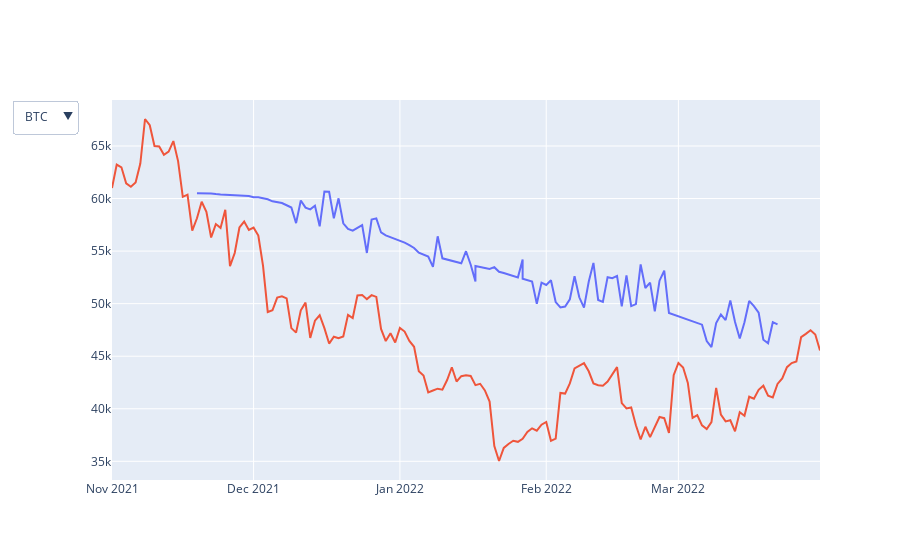

Notebook source saved alongside this figure:
### Code cell
def dropdown():
    buttons = []
    fig = go.Figure()
    df_merged = get_predication('BTC',"2022-03-31")
    df_btc_daily = get_real_price('BTC','2021-11-01',"2022-03-31")
    fig.add_trace(go.Scatter(x = df_merged['Predication_date'], y = df_merged['Values_median'],
                            name='Predication'))
    fig.add_trace(go.Scatter(x = df_btc_daily['Date'], y = df_btc_daily['Price'],
                            name = 'Real price'))
    for symbol in symbol_list[:5]:
        for month in ['2022-03-31']:
            df_merged = get_predication(symbol,month)
            df_btc_daily = get_real_price(symbol,'2021-11-01',month)
            buttons.append(dict(method='restyle',
                            label=symbol,
                            visible=True,
                            args=[{'y':[df_merged['Values_median'],df_btc_daily['Price']],
                                   'x':[df_merged['Predication_date'],df_btc_daily['Date']],
                                   'type':'scatter',
                                  'title': ['Predication','Real price']}
                                 
                                 ]))
                            


    updatemenu = []
    your_menu = dict()
    updatemenu.append(your_menu)
    updatemenu[0]['buttons'] = buttons
    updatemenu[0]['direction'] = 'down'
    updatemenu[0]['showactive'] = True

    fig.update_layout(showlegend=False, updatemenus=updatemenu)
    fig.show()
dropdown()

### Figure 1 — Plotly figure (JSON) as saved in the notebook; plotly's stock layout.template omitted (floating-point values rounded to 4 significant figures; data arrays with more than 128 entries replaced by an {"elided": "..."} marker saying what was removed)
{"data": [{"name": "Predication", "type": "scatter", "x": ["2021-11-19T00:00:00", "2021-11-20T00:00:00", "2021-11-21T00:00:00", "2021-11-22T00:00:00", "2021-11-23T00:00:00", "2021-11-24T00:00:00", "2021-11-30T00:00:00", "2021-12-01T00:00:00", "2021-12-02T00:00:00", "2021-12-03T00:00:00", "2021-12-04T00:00:00", "2021-12-05T00:00:00", "2021-12-06T00:00:00", "2021-12-07T00:00:00", "2021-12-08T00:00:00", "2021-12-09T00:00:00", "2021-12-10T00:00:00", "2021-12-11T00:00:00", "2021-12-12T00:00:00", "2021-12-13T00:00:00", "2021-12-14T00:00:00", "2021-12-15T00:00:00", "2021-12-16T00:00:00", "2021-12-17T00:00:00", "2021-12-18T00:00:00", "2021-12-19T00:00:00", "2021-12-20T00:00:00", "2021-12-21T00:00:00", "2021-12-22T00:00:00", "2021-12-22T00:00:00", "2021-12-24T00:00:00", "2021-12-25T00:00:00", "2021-12-26T00:00:00", "2021-12-27T00:00:00", "2021-12-28T00:00:00", "2021-12-29T00:00:00", "2021-12-31T00:00:00", "2022-01-01T00:00:00", "2022-01-02T00:00:00", "2022-01-03T00:00:00", "2022-01-04T00:00:00", "2022-01-05T00:00:00", "2022-01-06T00:00:00", "2022-01-07T00:00:00", "2022-01-08T00:00:00", "2022-01-09T00:00:00", "2022-01-10T00:00:00", "2022-01-11T00:00:00", "2022-01-12T00:00:00", "2022-01-13T00:00:00", "2022-01-14T00:00:00", "2022-01-15T00:00:00", "2022-01-16T00:00:00", "2022-01-17T00:00:00", "2022-01-17T00:00:00", "2022-01-19T00:00:00", "2022-01-20T00:00:00", "2022-01-21T00:00:00", "2022-01-22T00:00:00", "2022-01-23T00:00:00", "2022-01-24T00:00:00", "2022-01-25T00:00:00", "2022-01-26T00:00:00", "2022-01-27T00:00:00", "2022-01-27T00:00:00", "2022-01-29T00:00:00", "2022-01-30T00:00:00", "2022-01-31T00:00:00", "2022-02-01T00:00:00", "2022-02-02T00:00:00", "2022-02-03T00:00:00", "2022-02-04T00:00:00", "2022-02-05T00:00:00", "2022-02-06T00:00:00", "2022-02-07T00:00:00", "2022-02-08T00:00:00", "2022-02-09T00:00:00", "2022-02-10T00:00:00", "2022-02-11T00:00:00", "2022-02-12T00:00:00", "2022-02-13T00:00:00", "2022-02-14T00:00:00", "2022-02-15T00:00:00", "2022-02-16T00:00:00", "2022-02-17T00:00:00", "2022-02-18T00:00:00", "2022-02-19T00:00:00", "2022-02-20T00:00:00", "2022-02-21T00:00:00", "2022-02-22T00:00:00", "2022-02-23T00:00:00", "2022-02-24T00:00:00", "2022-02-25T00:00:00", "2022-02-26T00:00:00", "2022-02-27T00:00:00", "2022-03-06T00:00:00", "2022-03-07T00:00:00", "2022-03-08T00:00:00", "2022-03-09T00:00:00", "2022-03-10T00:00:00", "2022-03-11T00:00:00", "2022-03-12T00:00:00", "2022-03-13T00:00:00", "2022-03-14T00:00:00", "2022-03-15T00:00:00", "2022-03-16T00:00:00", "2022-03-17T00:00:00", "2022-03-18T00:00:00", "2022-03-19T00:00:00", "2022-03-20T00:00:00", "2022-03-21T00:00:00", "2022-03-22T00:00:00"], "y": [60510.0, 60510.0, 60520.0, 60490.0, 60430.0, 60390.0, 60240.0, 60130.0, 60110.0, 60050.0, 59930.0, 59730.0, 59680.0, 59570.0, 59360.0, 59150.0, 57660.0, 59820.0, 59130.0, 58970.0, 59310.0, 57350.0, 60660.0, 60640.0, 58120.0, 60020.0, 57650.0, 57120.0, 56950.0, 56950.0, 57470.0, 54820.0, 58000.0, 58120.0, 56770.0, 56500.0, 56160.0, 56020.0, 55800.0, 55560.0, 55300.0, 54840.0, 54660.0, 54480.0, 53490.0, 56410.0, 54310.0, 54210.0, 54040.0, 54000, 53840.0, 54990.0, 53700.0, 52120.0, 53570.0, 53400.0, 53310.0, 53470.0, 53030.0, 52920.0, 52790.0, 52620.0, 52500, 54200.0, 52360.0, 52100.0, 49990.0, 52000, 51770.0, 52220.0, 50150.0, 49630.0, 49720.0, 50410.0, 52600.0, 50600.0, 49620.0, 52090.0, 53880.0, 50350.0, 50160.0, 52520.0, 52420.0, 52640.0, 49740.0, 52680.0, 49760.0, 49960.0, 53730.0, 51490.0, 52010.0, 49270.0, 52190.0, 53130.0, 49110.0, 48000, 46440.0, 45860.0, 48150.0, 48960.0, 48430.0, 50310.0, 48250.0, 46690.0, 48230.0, 50260.0, 49760.0, 49140.0, 46570.0, 46230.0, 48240.0, 48020.0]}, {"name": "Real price", "type": "scatter", "x": {"elided": "155 str values"}, "y": {"elided": "155 float values"}}], "layout": {"showlegend": false, "updatemenus": [{"buttons": [{"args": [{"title": ["Predication", "Real price"], "type": "scatter", "x": {"elided": "2 rows, 267 str values in total"}, "y": {"elided": "2 rows, 267 float values in total"}}], "label": "BTC", "method": "restyle", "visible": true}, {"args": [{"title": ["Predication", "Real price"], "type": "scatter", "x": {"elided": "2 rows, 271 str values in total"}, "y": {"elided": "2 rows, 271 float values in total"}}], "label": "ETH", "method": "restyle", "visible": true}, {"args": [{"title": ["Predication", "Real price"], "type": "scatter", "x": {"elided": "2 rows, 203 str values in total"}, "y": {"elided": "2 rows, 203 float values in total"}}], "label": "BNB", "method": "restyle", "visible": true}, {"args": [{"title": ["Predication", "Real price"], "type": "scatter", "x": {"elided": "2 rows, 272 str values in total"}, "y": {"elided": "2 rows, 272 float values in total"}}], "label": "SOL", "method": "restyle", "visible": true}, {"args": [{"title": ["Predication", "Real price"], "type": "scatter", "x": {"elided": "2 rows, 272 str values in total"}, "y": {"elided": "2 rows, 272 float values in total"}}], "label": "ADA", "method": "restyle", "visible": true}], "direction": "down", "showactive": true}]}}
